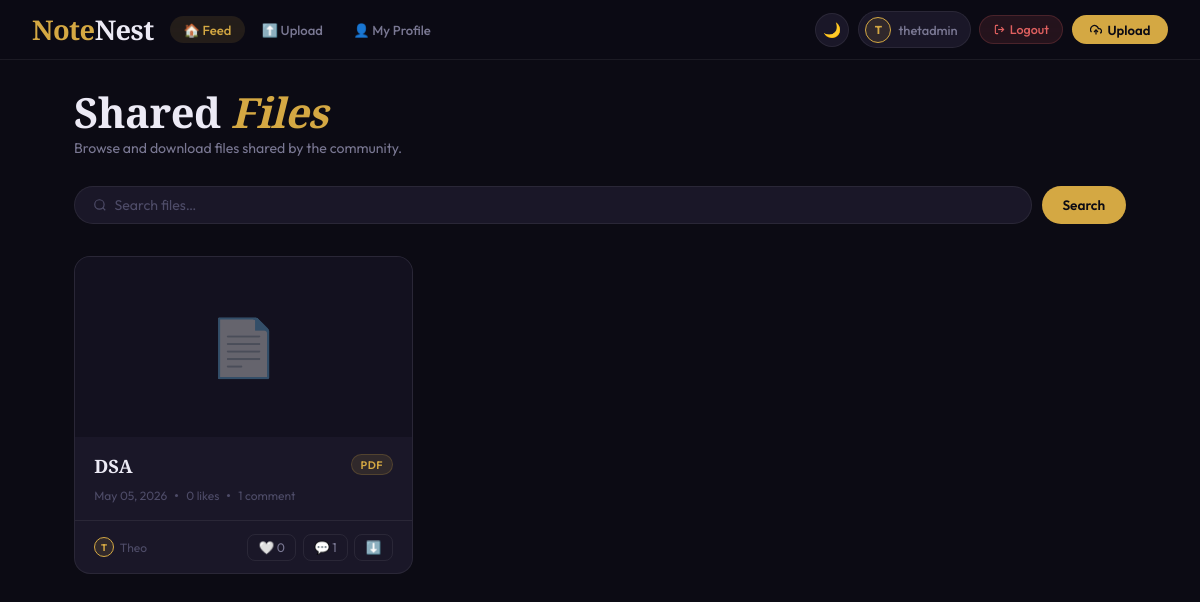
The app's page / (signed in) with its own data.
### myapp/models.py (models this page shows, shortened)
class SharedFile(models.Model):
    user        = models.ForeignKey(User, on_delete=models.CASCADE, related_name='files')
    title       = models.CharField(max_length=200)
    description = models.TextField(blank=True)
    file        = models.FileField(upload_to='uploads/')
    uploaded_at = models.DateTimeField(auto_now_add=True)
    def extension(self):
        name, ext = os.path.splitext(self.file.name)
        return ext.lower().strip('.')
    def is_image(self):
        return self.extension() in ['jpg', 'jpeg', 'png', 'gif', 'webp', 'svg']
    def is_video(self):
        return self.extension() in ['mp4', 'webm', 'mov', 'avi']
    def is_audio(self):
        return self.extension() in ['mp3', 'wav', 'ogg', 'm4a']
    def is_pdf(self):
        return self.extension() == 'pdf'
    def like_count(self):
        return self.likes.count()
    def comment_count(self):
        return self.comments.count()
    class Meta:
        ordering = ['-uploaded_at']

### myapp/views.py (the view)
# urls.py: path('',                    views.feed,          name='feed'),
@login_required(login_url='login')
def feed(request):
    query = request.GET.get('q', '').strip()
    files = SharedFile.objects.all()
    if query:
        files = files.filter(title__icontains=query) | files.filter(description__icontains=query)
        files = files.distinct()
    liked_ids = Like.objects.filter(user=request.user).values_list('file_id', flat=True)
    return render(request, 'feed.html', {
        'files': files,
        'liked_ids': list(liked_ids),
        'query': query,
    })

### myapp/templates/feed.html (shortened to what this page needs)
{% extends 'base.html' %}
{% block nav_feed %}active{% endblock %}
{% block content %}
<div class="page-header">
  <h1>Shared <span>Files</span></h1>
  <p>Browse and download files shared by the community.</p>
</div>
<form method="GET">
  <div class="search-bar">
    <div class="search-wrap">
      <svg width="14" height="14" viewBox="0 0 24 24" fill="none" stroke="currentColor" stroke-width="2"><circle cx="11" cy="11" r="8"/><line x1="21" y1="21" x2="16.65" y2="16.65"/></svg>
      <input type="text" name="q" placeholder="Search files…" value="{{ query }}">
    </div>
    <button type="submit" class="btn-search">Search</button>
  </div>
</form>
{% if files %}
<div class="files-grid">
  {% for f in files %}
  <div class="file-card">
    <div class="file-preview">
      {% if f.is_image %}
        <img src="{{ f.file.url }}" alt="{{ f.title }}" loading="lazy">
      {% elif f.is_video %}
        <video src="{{ f.file.url }}" muted></video>
      {% elif f.is_audio %}
        <div class="file-icon">🎵</div>
      {% elif f.is_pdf %}
        <div class="file-icon">📄</div>
      {% else %}
        <div class="file-icon">📦</div>
      {% endif %}
    </div>
    <div class="card-body">
      <div style="display:flex;align-items:flex-start;justify-content:space-between;gap:.5rem;">
        <div class="card-title">{{ f.title }}</div>
        <span class="ext-badge">{{ f.extension }}</span>
      </div>
      <div class="card-meta">
        <span>{{ f.uploaded_at|date:"M d, Y" }}</span>
        <span class="dot"></span>
        <span>{{ f.like_count }} like{{ f.like_count|pluralize }}</span>
        <span class="dot"></span>
        <span>{{ f.comment_count }} comment{{ f.comment_count|pluralize }}</span>
      </div>
    </div>
    <div class="card-footer">
      <a href="/profile/{{ f.user.username }}/" class="uploader-link">
        <div class="mini-avatar">
          {% if f.user.profile.avatar %}<img src="{{ f.user.profile.avatar.url }}">{% else %}{{ f.user.username|first|upper }}{% endif %}
        </div>
        {{ f.user.username }}
      </a>
      <div class="card-actions">
        <form method="POST" action="/file/{{ f.pk }}/like/">
          <button type="submit" class="action-btn {% if f.pk in liked_ids %}liked{% endif %}">
            {% if f.pk in liked_ids %}❤️{% else %}🤍{% endif %} {{ f.like_count }}
          </button>
        </form>
        <a href="/file/{{ f.pk }}/" class="action-btn view">💬 {{ f.comment_count }}</a>
        <a href="/file/{{ f.pk }}/download/" class="action-btn download">⬇️</a>
      </div>
    </div>
  </div>
  {% endfor %}
</div>
{% endif %}
{% endblock %}

### myapp/templates/base.html (shortened to what this page needs)
<!DOCTYPE html>
<html lang="en" data-theme="dark">
<head>
</head>
<body>
<nav class="nav">
  <a class="nav-brand" href="/">Note<em>Nest</em></a>
  <div class="nav-links">
    <a href="/" class="nav-link {% block nav_feed %}{% endblock %}">🏠 Feed</a>
    <a href="/upload/" class="nav-link {% block nav_upload %}{% endblock %}">⬆️ Upload</a>
    {% if user.is_authenticated %}
    <a href="/profile/{{ user.username }}/" class="nav-link {% block nav_profile %}{% endblock %}">👤 My Profile</a>
    {% endif %}
  </div>
  <div class="nav-end">
    <button class="theme-btn" id="themeBtn" onclick="toggleTheme()">🌙</button>
    {% if user.is_authenticated %}
    <a href="/profile/{{ user.username }}/" class="user-chip">
      <div class="avatar">
        {% if user.profile.avatar %}
          <img src="{{ user.profile.avatar.url }}" alt="avatar">
        {% else %}
          {{ user.username|first|upper }}
        {% endif %}
      </div>
      <span class="user-name">{{ user.username }}</span>
    </a>
    <a href="/logout/" class="btn-logout">
      <svg width="11" height="11" viewBox="0 0 24 24" fill="none" stroke="currentColor" stroke-width="2.5"><path d="M9 21H5a2 2 0 0 1-2-2V5a2 2 0 0 1 2-2h4"/><polyline points="16 17 21 12 16 7"/><line x1="21" y1="12" x2="9" y2="12"/></svg>
      Logout
    </a>
    {% endif %}
    <a href="/upload/" class="btn-upload">
      <svg width="12" height="12" viewBox="0 0 24 24" fill="none" stroke="currentColor" stroke-width="2.5"><polyline points="16 16 12 12 8 16"/><line x1="12" y1="12" x2="12" y2="21"/><path d="M20.39 18.39A5 5 0 0 0 18 9h-1.26A8 8 0 1 0 3 16.3"/></svg>
      Upload
    </a>
  </div>
</nav>
<div class="main">
  {% block content %}{% endblock %}
</div>
</body>
</html>

### myapp/templates/base.html (style rules this page uses)
[data-theme="dark"] { --bg:#0c0b14;--bg2:#13111f;--card:#1a1728;--nav:rgba(12,11,20,.9); --border:rgba(255,255,255,.07);--border-h:rgba(255,255,255,.14); --gold:#d4a843;--gold-dim:rgba(212,168,67,.12);--gold-glow:rgba(212,168,67,.25); --red:#e06060;--red-dim:rgba(224,96,96,.12); --green:#5dba7d;--green-dim:rgba(93,186,125,.12); --blue:#5ba3d4;--text:#eceaf5;--text-2:#7a7893;--text-3:#4e4c68; --input:rgba(255,255,255,.04); }
*,*::before,*::after { margin:0;padding:0;box-sizing:border-box; }
body { font-family:'Outfit',sans-serif;background:var(--bg);color:var(--text);min-height:100vh;transition:background .3s,color .3s; }
a { text-decoration:none;color:inherit; }
button { font-family:inherit;cursor:pointer; }
.nav { position:sticky;top:0;z-index:300; background:var(--nav);backdrop-filter:blur(20px) saturate(1.4); border-bottom:1px solid var(--border); display:flex;align-items:center;justify-content:space-between; padding:0 2rem;height:60px;gap:1rem; }
.nav-brand { font-family:'Cormorant Garamond',serif;font-size:1.7rem;font-weight:700;color:var(--gold);letter-spacing:-.5px;flex-shrink:0; }
.nav-brand em { color:var(--text);font-style:normal; }
.nav-links { display:flex;gap:.2rem;flex:1; }
.nav-link { font-size:.82rem;font-weight:500;color:var(--text-2);padding:.35rem .85rem;border-radius:99px;transition:all .2s; }
.nav-link.active { color:var(--gold);background:var(--gold-dim); }
.nav-end { display:flex;align-items:center;gap:.55rem;flex-shrink:0; }
.user-chip { display:flex;align-items:center;gap:.45rem;background:var(--card);border:1px solid var(--border);border-radius:99px;padding:.28rem .75rem .28rem .4rem;font-size:.8rem; }
.avatar { width:26px;height:26px;border-radius:50%;background:var(--gold-dim);border:1px solid var(--gold);display:flex;align-items:center;justify-content:center;font-size:.72rem;font-weight:700;color:var(--gold);overflow:hidden;flex-shrink:0; }
.user-name { color:var(--text-2);font-weight:500; }
.theme-btn { width:34px;height:34px;border-radius:50%;background:var(--card);border:1px solid var(--border);color:var(--text-2);font-size:.9rem;display:flex;align-items:center;justify-content:center;transition:all .2s; }
.btn-upload { background:var(--gold);color:#0c0b14;border:none;border-radius:99px;padding:.42rem 1.1rem;font-weight:600;font-size:.82rem;display:flex;align-items:center;gap:.35rem;transition:all .2s; }
.btn-logout { background:var(--red-dim);color:var(--red);border:1px solid rgba(224,96,96,.2);border-radius:99px;padding:.35rem .85rem;font-size:.78rem;font-weight:500;display:flex;align-items:center;gap:.3rem;transition:all .2s; }
.main { max-width:1100px;margin:0 auto;padding:2rem 1.5rem 4rem; }

### records on screen
SharedFile: title "DSA", extension "PDF", uploaded_at "May 05, 2026", like_count "0", comment_count "1", user.username|first "T", user.username "Theo"

### other values on screen
{{ user.username|first|upper }} "T"
{{ user.username }} "thetadmin"
